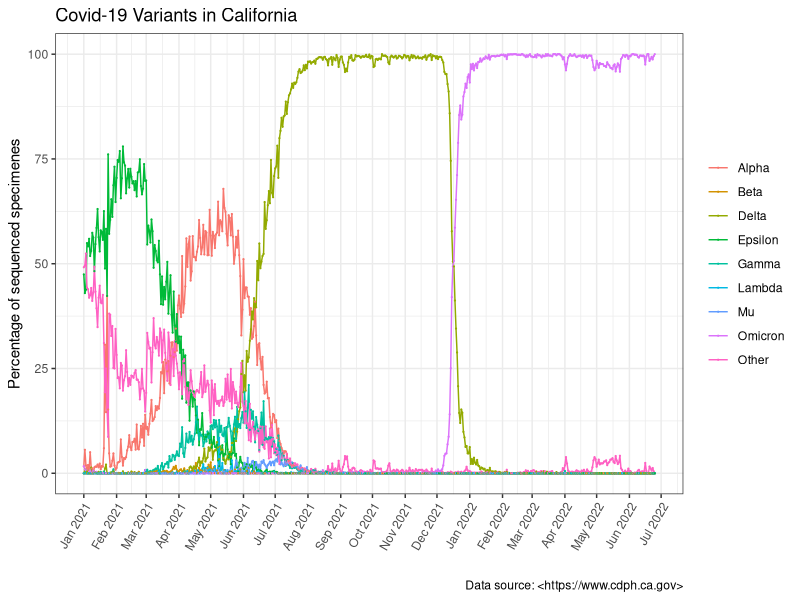

Reproduce this figure in R.
## ---- chunk 1
library(ggplot2)
library(lubridate)
library(dplyr)
## ---- chunk 2
CovidData<-read.csv("covid19.csv")
## ---- chunk 3
CovidData$date<-ymd(CovidData$date)


## ---- chunk 4
CovidData1<- CovidData[CovidData$variant_name !="Total", ]
## ---- chunk 5
ggplot(data = CovidData1) + aes(x = date, y= percentage, col=variant_name) + 
  ggtitle("Covid-19 Variants in California") + 
  labs(x="", y="Percentage of sequenced specimenes", 
       caption = "Data source: <https://www.cdph.ca.gov>")+
  scale_x_date(breaks= "months", date_labels = "%b %Y") + theme_bw() + 
  theme(axis.text.x = element_text(angle = 60, hjust = 1),legend.title=element_blank()) + 
  geom_line() + geom_point(size=.1)
